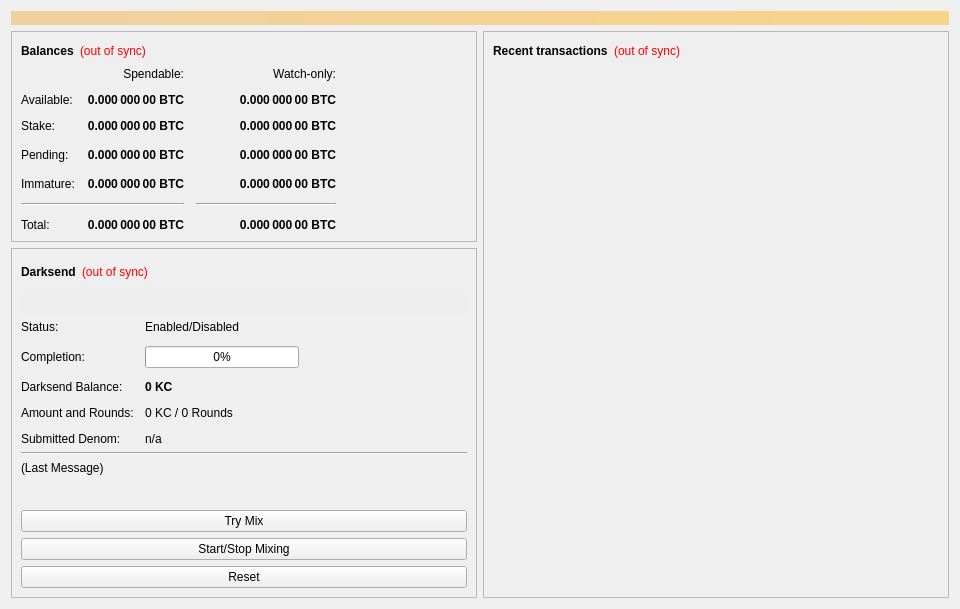
<?xml version="1.0" encoding="UTF-8"?>
<ui version="4.0">
 <class>OverviewPage</class>
 <widget class="QWidget" name="OverviewPage">
  <property name="geometry">
   <rect>
    <x>0</x>
    <y>0</y>
    <width>960</width>
    <height>594</height>
   </rect>
  </property>
  <property name="minimumSize">
   <size>
    <width>960</width>
    <height>0</height>
   </size>
  </property>
  <property name="windowTitle">
   <string>Form</string>
  </property>
  <layout class="QVBoxLayout" name="topLayout">
   <item>
    <widget class="QLabel" name="labelAlerts">
     <property name="visible">
      <bool>false</bool>
     </property>
     <property name="styleSheet">
      <string notr="true">background-color: qlineargradient(x1: 0, y1: 0, x2: 1, y2: 0, stop:0 #F0D0A0, stop:1 #F8D488); color:#000000;</string>
     </property>
     <property name="wordWrap">
      <bool>true</bool>
     </property>
     <property name="margin">
      <number>3</number>
     </property>
    </widget>
   </item>
   <item>
    <layout class="QHBoxLayout" name="horizontalLayout" stretch="1,1">
     <item>
      <layout class="QVBoxLayout" name="verticalLayout_2">
       <item>
        <widget class="QFrame" name="frame">
         <property name="frameShape">
          <enum>QFrame::StyledPanel</enum>
         </property>
         <property name="frameShadow">
          <enum>QFrame::Raised</enum>
         </property>
         <layout class="QVBoxLayout" name="verticalLayout_4">
          <item>
           <layout class="QHBoxLayout" name="horizontalLayout_4">
            <item>
             <widget class="QLabel" name="label_5">
              <property name="font">
               <font>
                <weight>75</weight>
                <bold>true</bold>
               </font>
              </property>
              <property name="text">
               <string>Balances</string>
              </property>
             </widget>
            </item>
            <item>
             <widget class="QLabel" name="labelWalletStatus">
              <property name="cursor">
               <cursorShape>WhatsThisCursor</cursorShape>
              </property>
              <property name="toolTip">
               <string>The displayed information may be out of date. Your wallet automatically synchronizes with the Kraken network after a connection is established, but this process has not completed yet.</string>
              </property>
              <property name="styleSheet">
               <string notr="true">QLabel { color: red; }</string>
              </property>
              <property name="text">
               <string notr="true">(out of sync)</string>
              </property>
              <property name="alignment">
               <set>Qt::AlignLeading|Qt::AlignLeft|Qt::AlignVCenter</set>
              </property>
             </widget>
            </item>
            <item>
             <spacer name="horizontalSpacer_3">
              <property name="orientation">
               <enum>Qt::Horizontal</enum>
              </property>
              <property name="sizeHint" stdset="0">
               <size>
                <width>40</width>
                <height>20</height>
               </size>
              </property>
             </spacer>
            </item>
           </layout>
          </item>
          <item>
           <layout class="QGridLayout" name="gridLayout">
            <property name="spacing">
             <number>12</number>
            </property>
            <item row="3" column="2">
             <widget class="QLabel" name="labelWatchPending">
              <property name="font">
               <font>
                <weight>75</weight>
                <bold>true</bold>
               </font>
              </property>
              <property name="cursor">
               <cursorShape>IBeamCursor</cursorShape>
              </property>
              <property name="toolTip">
               <string>Unconfirmed transactions to watch-only addresses</string>
              </property>
              <property name="text">
               <string notr="true">0.000 000 00 BTC</string>
              </property>
              <property name="alignment">
               <set>Qt::AlignRight|Qt::AlignTrailing|Qt::AlignVCenter</set>
              </property>
              <property name="textInteractionFlags">
               <set>Qt::LinksAccessibleByMouse|Qt::TextSelectableByKeyboard|Qt::TextSelectableByMouse</set>
              </property>
             </widget>
            </item>
            <item row="3" column="1">
             <widget class="QLabel" name="labelUnconfirmed">
              <property name="font">
               <font>
                <weight>75</weight>
                <bold>true</bold>
               </font>
              </property>
              <property name="cursor">
               <cursorShape>IBeamCursor</cursorShape>
              </property>
              <property name="toolTip">
               <string>Total of transactions that have yet to be confirmed, and do not yet count toward the spendable balance</string>
              </property>
              <property name="text">
               <string notr="true">0.000 000 00 BTC</string>
              </property>
              <property name="alignment">
               <set>Qt::AlignRight|Qt::AlignTrailing|Qt::AlignVCenter</set>
              </property>
              <property name="textInteractionFlags">
               <set>Qt::LinksAccessibleByMouse|Qt::TextSelectableByKeyboard|Qt::TextSelectableByMouse</set>
              </property>
             </widget>
            </item>
            <item row="4" column="2">
             <widget class="QLabel" name="labelWatchImmature">
              <property name="font">
               <font>
                <weight>75</weight>
                <bold>true</bold>
               </font>
              </property>
              <property name="cursor">
               <cursorShape>IBeamCursor</cursorShape>
              </property>
              <property name="toolTip">
               <string>Mined balance in watch-only addresses that has not yet matured</string>
              </property>
              <property name="text">
               <string notr="true">0.000 000 00 BTC</string>
              </property>
              <property name="alignment">
               <set>Qt::AlignRight|Qt::AlignTrailing|Qt::AlignVCenter</set>
              </property>
              <property name="textInteractionFlags">
               <set>Qt::LinksAccessibleByMouse|Qt::TextSelectableByKeyboard|Qt::TextSelectableByMouse</set>
              </property>
             </widget>
            </item>
            <item row="5" column="0" colspan="2">
             <widget class="Line" name="lineSpendableBalance">
              <property name="orientation">
               <enum>Qt::Horizontal</enum>
              </property>
             </widget>
            </item>
            <item row="5" column="2">
             <widget class="Line" name="lineWatchBalance">
              <property name="sizePolicy">
               <sizepolicy hsizetype="Preferred" vsizetype="Fixed">
                <horstretch>0</horstretch>
                <verstretch>0</verstretch>
               </sizepolicy>
              </property>
              <property name="minimumSize">
               <size>
                <width>140</width>
                <height>0</height>
               </size>
              </property>
              <property name="orientation">
               <enum>Qt::Horizontal</enum>
              </property>
             </widget>
            </item>
            <item row="6" column="0">
             <widget class="QLabel" name="labelTotalText">
              <property name="text">
               <string>Total:</string>
              </property>
             </widget>
            </item>
            <item row="4" column="1">
             <widget class="QLabel" name="labelImmature">
              <property name="font">
               <font>
                <weight>75</weight>
                <bold>true</bold>
               </font>
              </property>
              <property name="cursor">
               <cursorShape>IBeamCursor</cursorShape>
              </property>
              <property name="toolTip">
               <string>Mined balance that has not yet matured</string>
              </property>
              <property name="text">
               <string notr="true">0.000 000 00 BTC</string>
              </property>
              <property name="alignment">
               <set>Qt::AlignRight|Qt::AlignTrailing|Qt::AlignVCenter</set>
              </property>
              <property name="textInteractionFlags">
               <set>Qt::LinksAccessibleByMouse|Qt::TextSelectableByKeyboard|Qt::TextSelectableByMouse</set>
              </property>
             </widget>
            </item>
            <item row="3" column="3">
             <spacer name="horizontalSpacer_2">
              <property name="orientation">
               <enum>Qt::Horizontal</enum>
              </property>
              <property name="sizeHint" stdset="0">
               <size>
                <width>40</width>
                <height>20</height>
               </size>
              </property>
             </spacer>
            </item>
            <item row="4" column="0">
             <widget class="QLabel" name="labelImmatureText">
              <property name="text">
               <string>Immature:</string>
              </property>
             </widget>
            </item>
            <item row="6" column="1">
             <widget class="QLabel" name="labelTotal">
              <property name="font">
               <font>
                <weight>75</weight>
                <bold>true</bold>
               </font>
              </property>
              <property name="cursor">
               <cursorShape>IBeamCursor</cursorShape>
              </property>
              <property name="toolTip">
               <string>Your current total balance</string>
              </property>
              <property name="text">
               <string notr="true">0.000 000 00 BTC</string>
              </property>
              <property name="alignment">
               <set>Qt::AlignRight|Qt::AlignTrailing|Qt::AlignVCenter</set>
              </property>
              <property name="textInteractionFlags">
               <set>Qt::LinksAccessibleByMouse|Qt::TextSelectableByKeyboard|Qt::TextSelectableByMouse</set>
              </property>
             </widget>
            </item>
            <item row="6" column="2">
             <widget class="QLabel" name="labelWatchTotal">
              <property name="font">
               <font>
                <weight>75</weight>
                <bold>true</bold>
               </font>
              </property>
              <property name="cursor">
               <cursorShape>IBeamCursor</cursorShape>
              </property>
              <property name="toolTip">
               <string>Current total balance in watch-only addresses</string>
              </property>
              <property name="text">
               <string notr="true">0.000 000 00 BTC</string>
              </property>
              <property name="alignment">
               <set>Qt::AlignRight|Qt::AlignTrailing|Qt::AlignVCenter</set>
              </property>
              <property name="textInteractionFlags">
               <set>Qt::LinksAccessibleByMouse|Qt::TextSelectableByKeyboard|Qt::TextSelectableByMouse</set>
              </property>
             </widget>
            </item>
            <item row="0" column="2">
             <widget class="QLabel" name="labelWatchonly">
              <property name="text">
               <string>Watch-only:</string>
              </property>
              <property name="alignment">
               <set>Qt::AlignRight|Qt::AlignTrailing|Qt::AlignVCenter</set>
              </property>
             </widget>
            </item>
            <item row="1" column="0">
             <widget class="QLabel" name="labelBalanceText">
              <property name="text">
               <string>Available:</string>
              </property>
             </widget>
            </item>
            <item row="1" column="1">
             <widget class="QLabel" name="labelBalance">
              <property name="font">
               <font>
                <weight>75</weight>
                <bold>true</bold>
               </font>
              </property>
              <property name="cursor">
               <cursorShape>IBeamCursor</cursorShape>
              </property>
              <property name="toolTip">
               <string>Your current spendable balance</string>
              </property>
              <property name="text">
               <string notr="true">0.000 000 00 BTC</string>
              </property>
              <property name="alignment">
               <set>Qt::AlignRight|Qt::AlignTrailing|Qt::AlignVCenter</set>
              </property>
              <property name="textInteractionFlags">
               <set>Qt::LinksAccessibleByMouse|Qt::TextSelectableByKeyboard|Qt::TextSelectableByMouse</set>
              </property>
             </widget>
            </item>
            <item row="2" column="0">
             <widget class="QLabel" name="label_10">
              <property name="text">
               <string>Stake:</string>
              </property>
             </widget>
            </item>
            <item row="2" column="1">
             <widget class="QLabel" name="labelStake">
              <property name="font">
               <font>
                <weight>75</weight>
                <bold>true</bold>
               </font>
              </property>
              <property name="cursor">
               <cursorShape>IBeamCursor</cursorShape>
              </property>
              <property name="toolTip">
               <string>Total of coins that was staked, and do not yet count toward the current balance</string>
              </property>
              <property name="text">
               <string notr="true">0.000 000 00 BTC</string>
              </property>
              <property name="alignment">
               <set>Qt::AlignRight|Qt::AlignTrailing|Qt::AlignVCenter</set>
              </property>
              <property name="textInteractionFlags">
               <set>Qt::LinksAccessibleByMouse|Qt::TextSelectableByKeyboard|Qt::TextSelectableByMouse</set>
              </property>
             </widget>
            </item>
            <item row="2" column="2">
             <widget class="QLabel" name="labelWatchStake">
              <property name="font">
               <font>
                <weight>75</weight>
                <bold>true</bold>
               </font>
              </property>
              <property name="cursor">
               <cursorShape>IBeamCursor</cursorShape>
              </property>
              <property name="toolTip">
               <string>Total of coins that was staked in watch-only addresses, and do not yet count toward the current watch-only balance</string>
              </property>
              <property name="text">
               <string notr="true">0.000 000 00 BTC</string>
              </property>
              <property name="alignment">
               <set>Qt::AlignRight|Qt::AlignTrailing|Qt::AlignVCenter</set>
              </property>
              <property name="textInteractionFlags">
               <set>Qt::LinksAccessibleByMouse|Qt::TextSelectableByKeyboard|Qt::TextSelectableByMouse</set>
              </property>
             </widget>
            </item>
            <item row="1" column="2">
             <widget class="QLabel" name="labelWatchAvailable">
              <property name="font">
               <font>
                <weight>75</weight>
                <bold>true</bold>
               </font>
              </property>
              <property name="cursor">
               <cursorShape>IBeamCursor</cursorShape>
              </property>
              <property name="toolTip">
               <string>Your current balance in watch-only addresses</string>
              </property>
              <property name="text">
               <string notr="true">0.000 000 00 BTC</string>
              </property>
              <property name="alignment">
               <set>Qt::AlignRight|Qt::AlignTrailing|Qt::AlignVCenter</set>
              </property>
              <property name="textInteractionFlags">
               <set>Qt::LinksAccessibleByMouse|Qt::TextSelectableByKeyboard|Qt::TextSelectableByMouse</set>
              </property>
             </widget>
            </item>
            <item row="3" column="0">
             <widget class="QLabel" name="labelPendingText">
              <property name="text">
               <string>Pending:</string>
              </property>
             </widget>
            </item>
            <item row="0" column="1">
             <widget class="QLabel" name="labelSpendable">
              <property name="text">
               <string>Spendable:</string>
              </property>
              <property name="alignment">
               <set>Qt::AlignRight|Qt::AlignTrailing|Qt::AlignVCenter</set>
              </property>
             </widget>
            </item>
           </layout>
          </item>
         </layout>
        </widget>
       </item>
       <item>
        <widget class="QFrame" name="frameDarksend">
         <property name="sizePolicy">
          <sizepolicy hsizetype="Expanding" vsizetype="Expanding">
           <horstretch>0</horstretch>
           <verstretch>0</verstretch>
          </sizepolicy>
         </property>
         <property name="minimumSize">
          <size>
           <width>0</width>
           <height>350</height>
          </size>
         </property>
         <property name="layoutDirection">
          <enum>Qt::LeftToRight</enum>
         </property>
         <property name="frameShape">
          <enum>QFrame::StyledPanel</enum>
         </property>
         <property name="frameShadow">
          <enum>QFrame::Raised</enum>
         </property>
         <layout class="QVBoxLayout" name="verticalLayout_5">
          <item>
           <layout class="QHBoxLayout" name="horizontalLayout_5">
            <item>
             <widget class="QLabel" name="label_2">
              <property name="font">
               <font>
                <weight>75</weight>
                <bold>true</bold>
               </font>
              </property>
              <property name="text">
               <string>Darksend</string>
              </property>
             </widget>
            </item>
            <item>
             <widget class="QLabel" name="labelDarksendSyncStatus">
              <property name="toolTip">
               <string>The displayed information may be out of date. Your wallet automatically synchronizes with the Kraken network after a connection is established, but this process has not completed yet.</string>
              </property>
              <property name="styleSheet">
               <string notr="true">QLabel { color: red; }</string>
              </property>
              <property name="text">
               <string notr="true">(out of sync)</string>
              </property>
              <property name="alignment">
               <set>Qt::AlignLeading|Qt::AlignLeft|Qt::AlignVCenter</set>
              </property>
             </widget>
            </item>
            <item>
             <spacer name="horizontalSpacer_4">
              <property name="orientation">
               <enum>Qt::Horizontal</enum>
              </property>
              <property name="sizeHint" stdset="0">
               <size>
                <width>40</width>
                <height>20</height>
               </size>
              </property>
             </spacer>
            </item>
           </layout>
          </item>
          <item>
           <widget class="QPushButton" name="runAutoDenom">
            <property name="palette">
             <palette>
              <active>
               <colorrole role="WindowText">
                <brush brushstyle="SolidPattern">
                 <color alpha="255">
                  <red>0</red>
                  <green>0</green>
                  <blue>0</blue>
                 </color>
                </brush>
               </colorrole>
               <colorrole role="Button">
                <brush brushstyle="SolidPattern">
                 <color alpha="255">
                  <red>239</red>
                  <green>238</green>
                  <blue>238</blue>
                 </color>
                </brush>
               </colorrole>
               <colorrole role="Light">
                <brush brushstyle="SolidPattern">
                 <color alpha="255">
                  <red>255</red>
                  <green>255</green>
                  <blue>255</blue>
                 </color>
                </brush>
               </colorrole>
               <colorrole role="Midlight">
                <brush brushstyle="SolidPattern">
                 <color alpha="255">
                  <red>247</red>
                  <green>246</green>
                  <blue>246</blue>
                 </color>
                </brush>
               </colorrole>
               <colorrole role="Dark">
                <brush brushstyle="SolidPattern">
                 <color alpha="255">
                  <red>119</red>
                  <green>119</green>
                  <blue>119</blue>
                 </color>
                </brush>
               </colorrole>
               <colorrole role="Mid">
                <brush brushstyle="SolidPattern">
                 <color alpha="255">
                  <red>159</red>
                  <green>159</green>
                  <blue>159</blue>
                 </color>
                </brush>
               </colorrole>
               <colorrole role="Text">
                <brush brushstyle="SolidPattern">
                 <color alpha="255">
                  <red>0</red>
                  <green>0</green>
                  <blue>0</blue>
                 </color>
                </brush>
               </colorrole>
               <colorrole role="BrightText">
                <brush brushstyle="SolidPattern">
                 <color alpha="255">
                  <red>255</red>
                  <green>255</green>
                  <blue>255</blue>
                 </color>
                </brush>
               </colorrole>
               <colorrole role="ButtonText">
                <brush brushstyle="SolidPattern">
                 <color alpha="255">
                  <red>0</red>
                  <green>0</green>
                  <blue>0</blue>
                 </color>
                </brush>
               </colorrole>
               <colorrole role="Base">
                <brush brushstyle="SolidPattern">
                 <color alpha="255">
                  <red>255</red>
                  <green>255</green>
                  <blue>255</blue>
                 </color>
                </brush>
               </colorrole>
               <colorrole role="Window">
                <brush brushstyle="SolidPattern">
                 <color alpha="255">
                  <red>239</red>
                  <green>238</green>
                  <blue>238</blue>
                 </color>
                </brush>
               </colorrole>
               <colorrole role="Shadow">
                <brush brushstyle="SolidPattern">
                 <color alpha="255">
                  <red>0</red>
                  <green>0</green>
                  <blue>0</blue>
                 </color>
                </brush>
               </colorrole>
               <colorrole role="AlternateBase">
                <brush brushstyle="SolidPattern">
                 <color alpha="255">
                  <red>247</red>
                  <green>246</green>
                  <blue>246</blue>
                 </color>
                </brush>
               </colorrole>
               <colorrole role="ToolTipBase">
                <brush brushstyle="SolidPattern">
                 <color alpha="255">
                  <red>255</red>
                  <green>255</green>
                  <blue>220</blue>
                 </color>
                </brush>
               </colorrole>
               <colorrole role="ToolTipText">
                <brush brushstyle="SolidPattern">
                 <color alpha="255">
                  <red>0</red>
                  <green>0</green>
                  <blue>0</blue>
                 </color>
                </brush>
               </colorrole>
              </active>
              <inactive>
               <colorrole role="WindowText">
                <brush brushstyle="SolidPattern">
                 <color alpha="255">
                  <red>0</red>
                  <green>0</green>
                  <blue>0</blue>
                 </color>
                </brush>
               </colorrole>
               <colorrole role="Button">
                <brush brushstyle="SolidPattern">
                 <color alpha="255">
                  <red>239</red>
                  <green>238</green>
                  <blue>238</blue>
                 </color>
                </brush>
               </colorrole>
               <colorrole role="Light">
                <brush brushstyle="SolidPattern">
                 <color alpha="255">
                  <red>255</red>
                  <green>255</green>
                  <blue>255</blue>
                 </color>
                </brush>
               </colorrole>
               <colorrole role="Midlight">
                <brush brushstyle="SolidPattern">
                 <color alpha="255">
                  <red>247</red>
                  <green>246</green>
                  <blue>246</blue>
                 </color>
                </brush>
               </colorrole>
               <colorrole role="Dark">
                <brush brushstyle="SolidPattern">
                 <color alpha="255">
                  <red>119</red>
                  <green>119</green>
                  <blue>119</blue>
                 </color>
                </brush>
               </colorrole>
               <colorrole role="Mid">
                <brush brushstyle="SolidPattern">
                 <color alpha="255">
                  <red>159</red>
                  <green>159</green>
                  <blue>159</blue>
                 </color>
                </brush>
               </colorrole>
               <colorrole role="Text">
                <brush brushstyle="SolidPattern">
                 <color alpha="255">
                  <red>0</red>
                  <green>0</green>
                  <blue>0</blue>
                 </color>
                </brush>
               </colorrole>
               <colorrole role="BrightText">
                <brush brushstyle="SolidPattern">
                 <color alpha="255">
                  <red>255</red>
                  <green>255</green>
                  <blue>255</blue>
                 </color>
                </brush>
               </colorrole>
               <colorrole role="ButtonText">
                <brush brushstyle="SolidPattern">
                 <color alpha="255">
                  <red>0</red>
                  <green>0</green>
                  <blue>0</blue>
                 </color>
                </brush>
               </colorrole>
               <colorrole role="Base">
                <brush brushstyle="SolidPattern">
                 <color alpha="255">
                  <red>255</red>
                  <green>255</green>
                  <blue>255</blue>
                 </color>
                </brush>
               </colorrole>
               <colorrole role="Window">
                <brush brushstyle="SolidPattern">
                 <color alpha="255">
                  <red>239</red>
                  <green>238</green>
                  <blue>238</blue>
                 </color>
                </brush>
               </colorrole>
               <colorrole role="Shadow">
                <brush brushstyle="SolidPattern">
                 <color alpha="255">
                  <red>0</red>
                  <green>0</green>
                  <blue>0</blue>
                 </color>
                </brush>
               </colorrole>
               <colorrole role="AlternateBase">
                <brush brushstyle="SolidPattern">
                 <color alpha="255">
                  <red>247</red>
                  <green>246</green>
                  <blue>246</blue>
                 </color>
                </brush>
               </colorrole>
               <colorrole role="ToolTipBase">
                <brush brushstyle="SolidPattern">
                 <color alpha="255">
                  <red>255</red>
                  <green>255</green>
                  <blue>220</blue>
                 </color>
                </brush>
               </colorrole>
               <colorrole role="ToolTipText">
                <brush brushstyle="SolidPattern">
                 <color alpha="255">
                  <red>0</red>
                  <green>0</green>
                  <blue>0</blue>
                 </color>
                </brush>
               </colorrole>
              </inactive>
              <disabled>
               <colorrole role="WindowText">
                <brush brushstyle="SolidPattern">
                 <color alpha="255">
                  <red>119</red>
                  <green>119</green>
                  <blue>119</blue>
                 </color>
                </brush>
               </colorrole>
               <colorrole role="Button">
                <brush brushstyle="SolidPattern">
                 <color alpha="255">
                  <red>239</red>
                  <green>238</green>
                  <blue>238</blue>
                 </color>
                </brush>
               </colorrole>
               <colorrole role="Light">
                <brush brushstyle="SolidPattern">
                 <color alpha="255">
                  <red>255</red>
                  <green>255</green>
                  <blue>255</blue>
                 </color>
                </brush>
               </colorrole>
               <colorrole role="Midlight">
                <brush brushstyle="SolidPattern">
                 <color alpha="255">
                  <red>247</red>
                  <green>246</green>
                  <blue>246</blue>
                 </color>
                </brush>
               </colorrole>
               <colorrole role="Dark">
                <brush brushstyle="SolidPattern">
                 <color alpha="255">
                  <red>119</red>
                  <green>119</green>
                  <blue>119</blue>
                 </color>
                </brush>
               </colorrole>
               <colorrole role="Mid">
                <brush brushstyle="SolidPattern">
                 <color alpha="255">
                  <red>159</red>
                  <green>159</green>
                  <blue>159</blue>
                 </color>
                </brush>
               </colorrole>
               <colorrole role="Text">
                <brush brushstyle="SolidPattern">
                 <color alpha="255">
                  <red>119</red>
                  <green>119</green>
                  <blue>119</blue>
                 </color>
                </brush>
               </colorrole>
               <colorrole role="BrightText">
                <brush brushstyle="SolidPattern">
                 <color alpha="255">
                  <red>255</red>
                  <green>255</green>
                  <blue>255</blue>
                 </color>
                </brush>
               </colorrole>
               <colorrole role="ButtonText">
                <brush brushstyle="SolidPattern">
                 <color alpha="255">
                  <red>119</red>
                  <green>119</green>
                  <blue>119</blue>
                 </color>
                </brush>
               </colorrole>
               <colorrole role="Base">
                <brush brushstyle="SolidPattern">
                 <color alpha="255">
                  <red>239</red>
                  <green>238</green>
                  <blue>238</blue>
                 </color>
                </brush>
               </colorrole>
               <colorrole role="Window">
                <brush brushstyle="SolidPattern">
                 <color alpha="255">
                  <red>239</red>
                  <green>238</green>
                  <blue>238</blue>
                 </color>
                </brush>
               </colorrole>
               <colorrole role="Shadow">
                <brush brushstyle="SolidPattern">
                 <color alpha="255">
                  <red>0</red>
                  <green>0</green>
                  <blue>0</blue>
                 </color>
                </brush>
               </colorrole>
               <colorrole role="AlternateBase">
                <brush brushstyle="SolidPattern">
                 <color alpha="255">
                  <red>239</red>
                  <green>238</green>
                  <blue>238</blue>
                 </color>
                </brush>
               </colorrole>
               <colorrole role="ToolTipBase">
                <brush brushstyle="SolidPattern">
                 <color alpha="255">
                  <red>255</red>
                  <green>255</green>
                  <blue>220</blue>
                 </color>
                </brush>
               </colorrole>
               <colorrole role="ToolTipText">
                <brush brushstyle="SolidPattern">
                 <color alpha="255">
                  <red>0</red>
                  <green>0</green>
                  <blue>0</blue>
                 </color>
                </brush>
               </colorrole>
              </disabled>
             </palette>
            </property>
            <property name="focusPolicy">
             <enum>Qt::NoFocus</enum>
            </property>
            <property name="autoFillBackground">
             <bool>true</bool>
            </property>
            <property name="text">
             <string/>
            </property>
            <property name="flat">
             <bool>true</bool>
            </property>
           </widget>
          </item>
          <item>
           <layout class="QFormLayout" name="formLayout">
            <property name="fieldGrowthPolicy">
             <enum>QFormLayout::AllNonFixedFieldsGrow</enum>
            </property>
            <property name="horizontalSpacing">
             <number>11</number>
            </property>
            <property name="verticalSpacing">
             <number>12</number>
            </property>
            <item row="0" column="0">
             <widget class="QLabel" name="label_6">
              <property name="text">
               <string>Status:</string>
              </property>
             </widget>
            </item>
            <item row="1" column="0">
             <widget class="QLabel" name="label_7">
              <property name="text">
               <string>Completion:</string>
              </property>
             </widget>
            </item>
            <item row="1" column="1">
             <widget class="QProgressBar" name="darksendProgress">
              <property name="maximumSize">
               <size>
                <width>154</width>
                <height>16777215</height>
               </size>
              </property>
              <property name="value">
               <number>0</number>
              </property>
             </widget>
            </item>
            <item row="3" column="0">
             <widget class="QLabel" name="labelAnonymizedText">
              <property name="text">
               <string>Darksend Balance:</string>
              </property>
             </widget>
            </item>
            <item row="3" column="1">
             <widget class="QLabel" name="labelAnonymized">
              <property name="font">
               <font>
                <weight>75</weight>
                <bold>true</bold>
               </font>
              </property>
              <property name="text">
               <string notr="true">0 KC</string>
              </property>
             </widget>
            </item>
            <item row="4" column="0">
             <widget class="QLabel" name="label_8">
              <property name="text">
               <string>Amount and Rounds:</string>
              </property>
             </widget>
            </item>
            <item row="4" column="1">
             <widget class="QLabel" name="labelAmountRounds">
              <property name="text">
               <string>0 KC / 0 Rounds</string>
              </property>
             </widget>
            </item>
            <item row="5" column="0">
             <widget class="QLabel" name="label_9">
              <property name="text">
               <string>Submitted Denom:</string>
              </property>
             </widget>
            </item>
            <item row="5" column="1">
             <widget class="QLabel" name="labelSubmittedDenom">
              <property name="toolTip">
               <string>The denominations you submitted to the Masternode.&lt;br&gt;To mix, other users must submit the exact same denominations.</string>
              </property>
              <property name="text">
               <string>n/a</string>
              </property>
             </widget>
            </item>
            <item row="0" column="1">
             <widget class="QLabel" name="darksendEnabled">
              <property name="text">
               <string>Enabled/Disabled</string>
              </property>
             </widget>
            </item>
           </layout>
          </item>
          <item>
           <widget class="Line" name="lineLastMessage">
            <property name="orientation">
             <enum>Qt::Horizontal</enum>
            </property>
           </widget>
          </item>
          <item>
           <widget class="QLabel" name="darksendStatus">
            <property name="minimumSize">
             <size>
              <width>288</width>
              <height>43</height>
             </size>
            </property>
            <property name="text">
             <string>(Last Message)</string>
            </property>
            <property name="alignment">
             <set>Qt::AlignLeading|Qt::AlignLeft|Qt::AlignTop</set>
            </property>
            <property name="wordWrap">
             <bool>true</bool>
            </property>
           </widget>
          </item>
          <item>
           <widget class="QPushButton" name="darksendAuto">
            <property name="sizePolicy">
             <sizepolicy hsizetype="MinimumExpanding" vsizetype="Fixed">
              <horstretch>0</horstretch>
              <verstretch>0</verstretch>
             </sizepolicy>
            </property>
            <property name="toolTip">
             <string>Try to manually submit a Darksend request.</string>
            </property>
            <property name="text">
             <string>Try Mix</string>
            </property>
           </widget>
          </item>
          <item>
           <widget class="QPushButton" name="toggleDarksend">
            <property name="sizePolicy">
             <sizepolicy hsizetype="MinimumExpanding" vsizetype="Fixed">
              <horstretch>0</horstretch>
              <verstretch>0</verstretch>
             </sizepolicy>
            </property>
            <property name="text">
             <string>Start/Stop Mixing</string>
            </property>
           </widget>
          </item>
          <item>
           <widget class="QPushButton" name="darksendReset">
            <property name="sizePolicy">
             <sizepolicy hsizetype="MinimumExpanding" vsizetype="Fixed">
              <horstretch>0</horstretch>
              <verstretch>0</verstretch>
             </sizepolicy>
            </property>
            <property name="toolTip">
             <string>Reset the current status of Darksend (can interrupt Darksend if it's in the process of Mixing, which can cost you money!)</string>
            </property>
            <property name="autoFillBackground">
             <bool>false</bool>
            </property>
            <property name="text">
             <string>Reset</string>
            </property>
           </widget>
          </item>
         </layout>
        </widget>
       </item>
       <item>
        <spacer name="verticalSpacer">
         <property name="orientation">
          <enum>Qt::Vertical</enum>
         </property>
         <property name="sizeHint" stdset="0">
          <size>
           <width>20</width>
           <height>40</height>
          </size>
         </property>
        </spacer>
       </item>
      </layout>
     </item>
     <item>
      <layout class="QVBoxLayout" name="verticalLayout_3">
       <item>
        <widget class="QFrame" name="frame_2">
         <property name="frameShape">
          <enum>QFrame::StyledPanel</enum>
         </property>
         <property name="frameShadow">
          <enum>QFrame::Raised</enum>
         </property>
         <layout class="QVBoxLayout" name="verticalLayout">
          <item>
           <layout class="QHBoxLayout" name="horizontalLayout_2">
            <item>
             <widget class="QLabel" name="label_4">
              <property name="font">
               <font>
                <weight>75</weight>
                <bold>true</bold>
               </font>
              </property>
              <property name="text">
               <string>Recent transactions</string>
              </property>
             </widget>
            </item>
            <item>
             <widget class="QLabel" name="labelTransactionsStatus">
              <property name="cursor">
               <cursorShape>WhatsThisCursor</cursorShape>
              </property>
              <property name="toolTip">
               <string>The displayed information may be out of date. Your wallet automatically synchronizes with the Kraken network after a connection is established, but this process has not completed yet.</string>
              </property>
              <property name="styleSheet">
               <string notr="true">QLabel { color: red; }</string>
              </property>
              <property name="text">
               <string notr="true">(out of sync)</string>
              </property>
              <property name="alignment">
               <set>Qt::AlignRight|Qt::AlignTrailing|Qt::AlignVCenter</set>
              </property>
             </widget>
            </item>
            <item>
             <spacer name="horizontalSpacer">
              <property name="orientation">
               <enum>Qt::Horizontal</enum>
              </property>
              <property name="sizeHint" stdset="0">
               <size>
                <width>40</width>
                <height>20</height>
               </size>
              </property>
             </spacer>
            </item>
           </layout>
          </item>
          <item>
           <widget class="QListView" name="listTransactions">
            <property name="styleSheet">
             <string notr="true">QListView { background: transparent; }</string>
            </property>
            <property name="frameShape">
             <enum>QFrame::NoFrame</enum>
            </property>
            <property name="verticalScrollBarPolicy">
             <enum>Qt::ScrollBarAlwaysOff</enum>
            </property>
            <property name="horizontalScrollBarPolicy">
             <enum>Qt::ScrollBarAlwaysOff</enum>
            </property>
            <property name="selectionMode">
             <enum>QAbstractItemView::NoSelection</enum>
            </property>
           </widget>
          </item>
         </layout>
        </widget>
       </item>
      </layout>
     </item>
    </layout>
   </item>
  </layout>
 </widget>
 <resources/>
 <connections/>
</ui>
